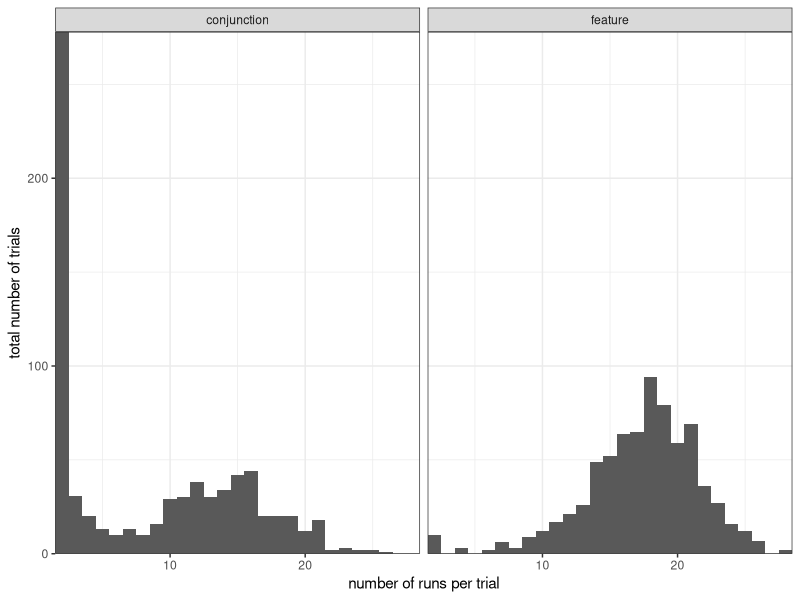

Write the R code that produced this figure.
library(tidyverse)
library(forcats)


# dat <- read_delim("Data_MultiTargForag_allsubs.txt", delim="\t")

# # loot at median RT
# plt <- ggplot(dat, aes(x = Feature_medianRT, y = Conj_medianRT))
# plt <- 	plt + geom_point()
# plt


score <- read_csv("FG_DataforHist_FeatTrials.csv", col_names = FALSE)$X1
feats <- tibble(score = score, cond = "feature")


score <- read_csv("FG_DataforHist_ConjTrials.csv", col_names = FALSE)$X1
conjs <- tibble(score = score, cond = "conjunction")

d <- bind_rows(feats, conjs)

p <- ggplot(d, aes(x = score))
p <- p + geom_histogram(binwidth = 1)
p <- p + facet_grid(. ~ cond)
p <- p + theme_bw()
p <- p + scale_x_continuous("number of runs per trial", expand = c(0,0))
p <- p + scale_y_continuous("total number of trials", expand = c(0,0))
ggsave("run_length_hist.png", width = 6, height = 4)
